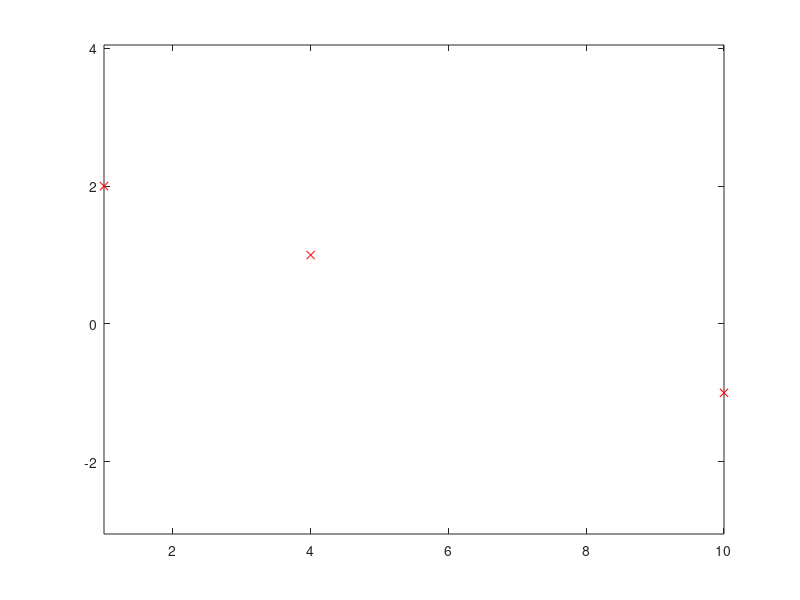

This chart was generated by the following MATLAB code:
clear ; close all; clc;

x1 = [1;2];
x2 = [4;1];
x3 = -2*x1 + 3*x2;

X = [x1';x2';x3'];

plot(X(:,1), X(:,2), 'rx');

axis("square", "equal");